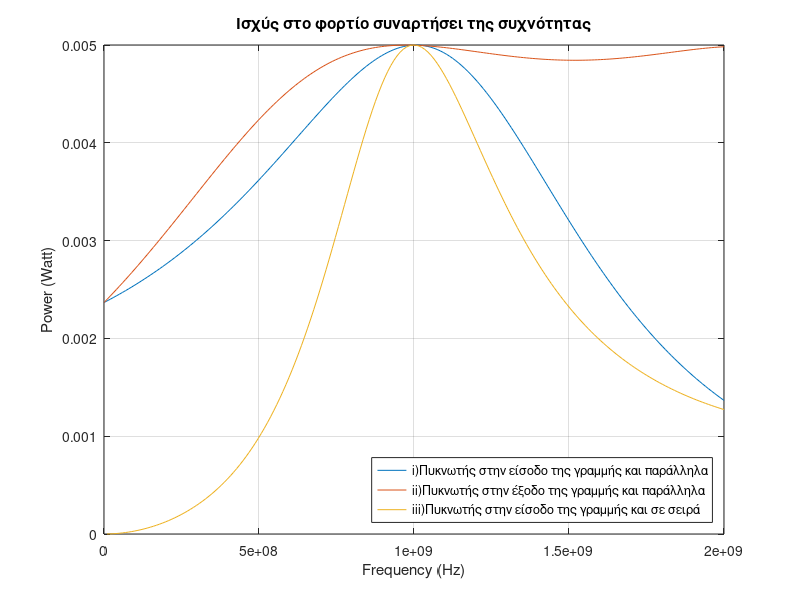

MATLAB code to generate this figure:
N = 201; 
f0 = 1e9; 
f = 0:(2*f0/N):(2*f0);
Vsrms=1;
Zg=50-1j*40;
Rg=50;
Xg=-40;
Z0=50;
Zl=10+1j*15;

%i)Πυκνωτής στην είσοδο της γραμμής και παράλληλα
bli=0.041*2*pi*f/f0;
Zai=Z0*(Zl+1j*Z0*tan(bli))./(Z0+1j*Zl.*tan(bli));
Yai=1./Zai;
Yci=1j*2*pi*f*2.92845*1e-12;
Yini=Yai+Yci;
Zini=1./Yini;
Rini=real(Zini);
Xini=imag(Zini);
Pi=(Vsrms^2.*Rini)./((Rini+Rg).^2+(Xini+Xg).^2);
plot(f,Pi);
hold on

%ii)Πυκνωτής στην έξοδο της γραμμής και παράλληλα
blii=0.105*2*pi*f/f0;
Yl=1./Zl;
Ycii=1j*2*pi*f*4.71099*1e-12;
Yaii=Ycii+Yl;
Zaii=1./Yaii;
Zinii=Z0*(Zaii+1j*Z0*tan(blii))./(Z0+1j*Zaii.*tan(blii));
Rinii=real(Zinii);
Xinii=imag(Zinii);
Pii=(Vsrms^2.*Rinii)./((Rinii+Rg).^2+(Xinii+Xg).^2);
plot(f,Pii);

%iii)Πυκνωτής στην είσοδο της γραμμής και σε σειρά
bliii=0.138*2*pi*f/f0;
Zciii=(-1j)./(2*pi*f*2.84205*1e-12);
Zaiii=Z0*(Zl+1j*Z0*tan(bliii))./(Z0+1j*Zl*tan(bliii));
Ziniii=Zaiii+Zciii;
Riniii=real(Ziniii);
Xiniii=imag(Ziniii);
Piii=(Vsrms^2.*Riniii)./((Riniii+Rg).^2+(Xiniii+Xg).^2);
plot(f,Piii);

xlabel('Frequency (Hz)');
ylabel('Power (Watt)');
title('Ισχύς στο φορτίο συναρτήσει της συχνότητας');
legend({'i)Πυκνωτής στην είσοδο της γραμμής και παράλληλα ','ii)Πυκνωτής στην έξοδο της γραμμής και παράλληλα','iii)Πυκνωτής στην είσοδο της γραμμής και σε σειρά'},'Location','southeast')
grid on;
hold off;
